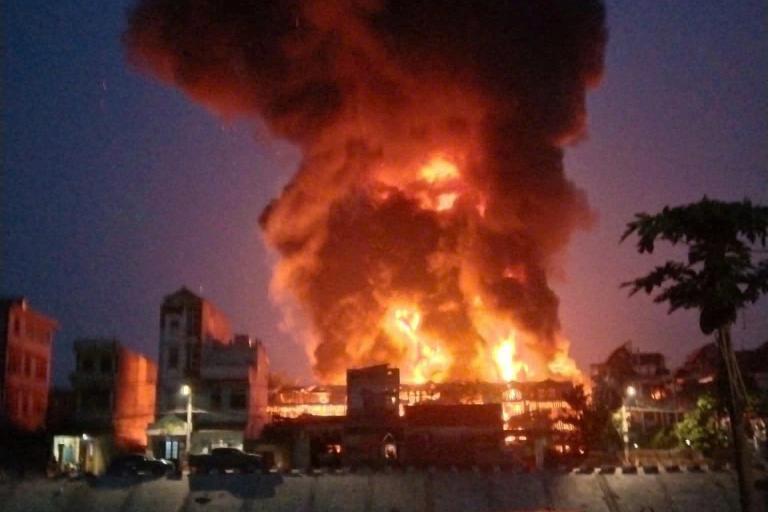
#> input picture ai_module/image.png, 1536 x 1024 px (shown at 1/2 size)
$ python -i usb_camera_module.py   (imports and definitions only)
#> lines starting #> are read from the running program, lines starting #| are printed output that depends on the picture; after the words box and inside, x2 and y2 are one past the last pixel; in counts of white or black regions, pixels touching at a corner belong together
#> further down, picture is the input picture: shape (1024, 1536, 3); mean B, G, R 48.4, 52.2, 91.7
"""
USB Camera — Unified Real-time Detection Module
Detects: 🔥 Fire, 🌊 Flood, 🚗 Traffic (vehicles)
Uses YOLOv8 with GPU (CUDA) acceleration.
Live preview window with detection overlays.
"""

import os
import sys
import time
import base64
import logging
import threading
import requests  # type: ignore
import cv2
import numpy as np
import math
from dotenv import load_dotenv
from collections import deque

# [1 line not run here, left out]

# ═══════════════════════════════════════════════════════════════
# CONFIG
# ═══════════════════════════════════════════════════════════════
CAMERA_ID = os.getenv("CAMERA_ID", "USB_CAM_001")
CAMERA_INDEX = int(os.getenv("USB_CAMERA_INDEX", "1"))  # 0 = laptop webcam, 1 = USB camera
USB_CAMERA_BACKEND = os.getenv("USB_CAMERA_BACKEND", "auto").strip().lower()
BACKEND_URL = os.getenv("BACKEND_URL", "http://localhost:3000/api/events")
API_TOKEN = os.getenv("API_TOKEN", "")

# Detection toggles
DETECT_FIRE = os.getenv("DETECT_FIRE", "true").lower() == "true"
DETECT_FLOOD = os.getenv("DETECT_FLOOD", "true").lower() == "true"
DETECT_TRAFFIC = os.getenv("DETECT_TRAFFIC", "true").lower() == "true"
SHOW_PREVIEW = os.getenv("SHOW_PREVIEW", "true").lower() == "true"

# Thresholds
FIRE_CONFIDENCE = float(os.getenv("FIRE_CONFIDENCE", "0.4"))
FIRE_CONFIRM_FRAMES = int(os.getenv("FIRE_CONFIRM_FRAMES", "3"))
TRAFFIC_CONFIDENCE = float(os.getenv("TRAFFIC_CONFIDENCE", "0.4"))
FLOOD_WATCH_THRESHOLD = float(os.getenv("FLOOD_WATCH_THRESHOLD", "0.15"))
FLOOD_ALERT_THRESHOLD = float(os.getenv("FLOOD_ALERT_THRESHOLD", "0.30"))

# Cooldown (seconds) — avoid spamming backend
FIRE_COOLDOWN = int(os.getenv("FIRE_COOLDOWN", "30"))
FLOOD_COOLDOWN = int(os.getenv("FLOOD_COOLDOWN", "60"))
TRAFFIC_COOLDOWN = int(os.getenv("TRAFFIC_COOLDOWN", "30"))

# Camera resolution
CAM_WIDTH = int(os.getenv("CAM_WIDTH", "1280"))
CAM_HEIGHT = int(os.getenv("CAM_HEIGHT", "720"))
TARGET_FPS = int(os.getenv("TARGET_FPS", "30"))

# AI inference settings — lower FPS = more time per frame = higher accuracy
INFERENCE_FPS = int(os.getenv("INFERENCE_FPS", "5"))  # Run AI at 5 FPS (every 200ms)
INFERENCE_IMGSZ = int(os.getenv("INFERENCE_IMGSZ", "640"))  # YOLO input resolution

JPEG_QUALITY = 70
RESIZE_DIM = (640, 640)

# Flood HSV range (muddy/brown water)
FLOOD_HSV_LOWER = np.array([5, 30, 30])
FLOOD_HSV_UPPER = np.array([35, 200, 180])

# COCO vehicle class IDs
VEHICLE_CLASSES = {2: "car", 3: "motorcycle", 5: "bus", 7: "truck"}

# Colors for drawing (BGR)
COLORS = {
    "fire": (0, 0, 255),       # Red
    "flood": (255, 150, 0),    # Blue-ish
    "traffic": (0, 200, 255),  # Yellow-ish
    "text_bg": (0, 0, 0),      # Black
    "text": (255, 255, 255),   # White
    "green": (0, 255, 0),
    "orange": (0, 165, 255),
    "red": (0, 0, 255),
}

# [5 lines not run here, left out]
log = logging.getLogger(__name__)

BACKEND_FLAGS = {
    "any": cv2.CAP_ANY,
    "default": cv2.CAP_ANY,
    "dshow": getattr(cv2, "CAP_DSHOW", cv2.CAP_ANY),
    "directshow": getattr(cv2, "CAP_DSHOW", cv2.CAP_ANY),
    "msmf": getattr(cv2, "CAP_MSMF", cv2.CAP_ANY),
}


# ═══════════════════════════════════════════════════════════════
# HELPERS
# ═══════════════════════════════════════════════════════════════
# [21 lines left out: functions encode_frame, send_event, not called in this run]


def compute_water_ratio(frame: np.ndarray) -> tuple[float, np.ndarray]:
    """Compute ratio of water-colored pixels using HSV thresholding."""
    hsv = cv2.cvtColor(frame, cv2.COLOR_BGR2HSV)
#> hsv: shape (1024, 1536, 3); mean H, S, V 61.1, 143.1, 97.4
    mask = cv2.inRange(hsv, FLOOD_HSV_LOWER, FLOOD_HSV_UPPER)
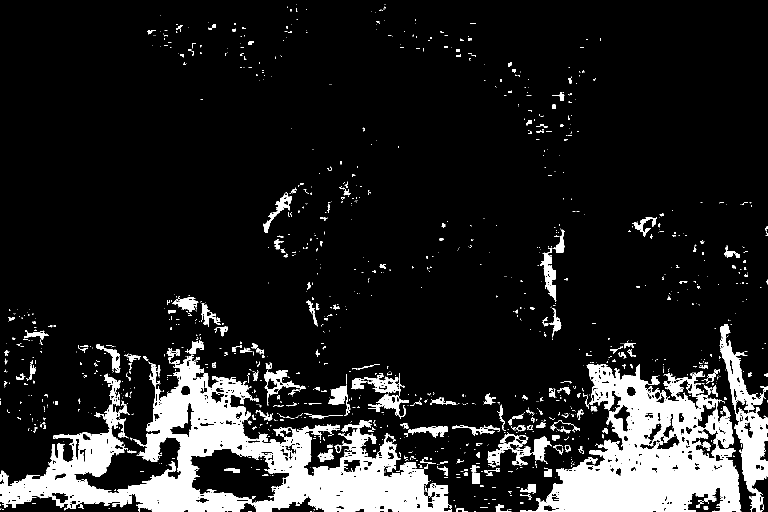
#> mask: shape (1024, 1536) (shown at 1/2 size); 13.3% white; 1331 white regions (1081 under 20 px), largest, box (x1, y1, x2, y2) and area: (0, 709, 904, 1024) 95398, (1040, 728, 1483, 1024) 64481, (1439, 648, 1536, 1024) 11664

    # Morphological cleanup
    kernel = cv2.getStructuringElement(cv2.MORPH_ELLIPSE, (5, 5))
    mask = cv2.morphologyEx(mask, cv2.MORPH_OPEN, kernel)
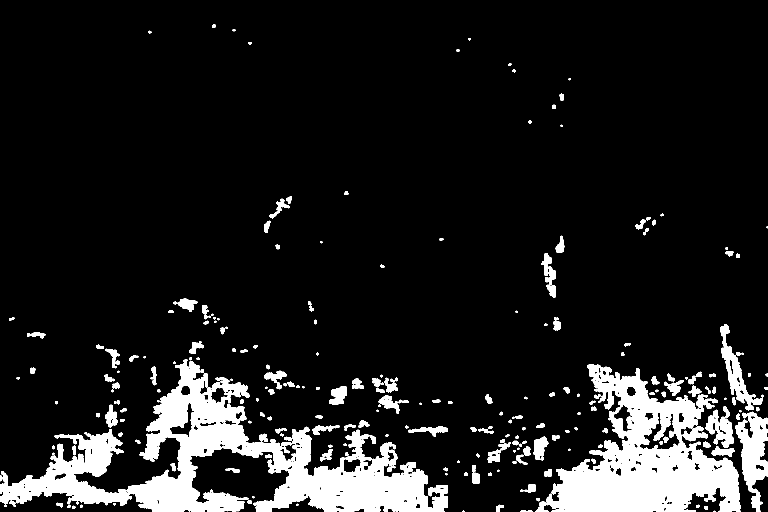
#> mask: shape (1024, 1536) (shown at 1/2 size); 11.5% white; 240 white regions (31 under 20 px), largest, box (x1, y1, x2, y2) and area: (0, 718, 896, 1024) 85782, (1070, 728, 1482, 1024) 55876, (1471, 823, 1536, 1024) 6773
    mask = cv2.morphologyEx(mask, cv2.MORPH_CLOSE, kernel)
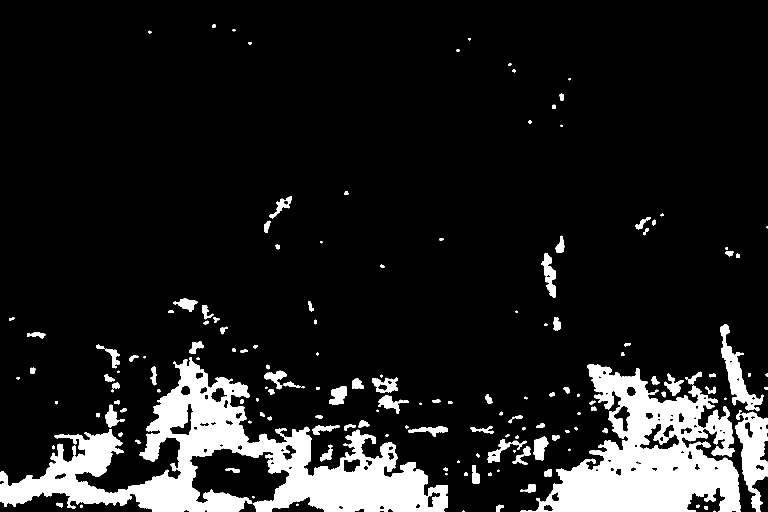
#> mask: shape (1024, 1536) (shown at 1/2 size); 11.9% white; 158 white regions (20 under 20 px), largest, box (x1, y1, x2, y2) and area: (0, 714, 896, 1024) 90115, (1040, 728, 1482, 1024) 62499, (1471, 820, 1536, 1024) 7029

    water_pixels = cv2.countNonZero(mask)
#> water_pixels = 187253
    total_pixels = frame.shape[0] * frame.shape[1]
#> total_pixels = 1572864
    return water_pixels / total_pixels, mask


# [77 lines left out: functions draw_text_with_bg, get_current_location, camera_backend_sequence, apply_camera_settings, open_camera, not called in this run]

# Global coordinates
CURRENT_LAT, CURRENT_LON = None, None


# ═══════════════════════════════════════════════════════════════
# MAIN
# ═══════════════════════════════════════════════════════════════
# [382 lines left out: function main, not called in this run]


# [2 lines not run here, left out]

>>> import cv2
>>> picture = cv2.imread('image.png')
>>> result = compute_water_ratio(picture)
